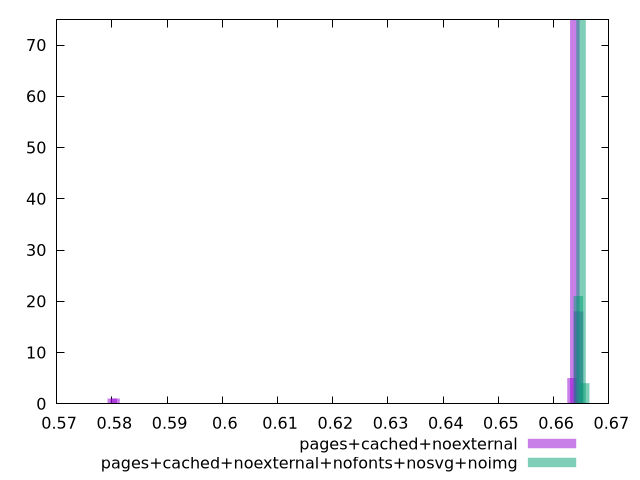

Generate this figure with gnuplot:
$_pagesCachedNoexternal <<EOF
0.6638319711523736 75
0.6645060833343003 18
0.6633263870159285 5
0.5805791166844191 1
0.580073532547974 1
EOF
$_pagesCachedNoexternalNofontsNosvgNoimg <<EOF
0.6644677779358453 21
0.6649640197416227 75
0.6656256754826592 4
EOF
set key outside below
set terminal pngcairo
set output "report_00004_2020-11-02T20-21-41.718Z/uses-rel-preload/uses-rel-preload_pages+cached+noexternal_pages+cached+noexternal+nofonts+nosvg+noimg+hist.png"
set boxwidth 0.0017110428586937032
set style fill transparent solid 0.5 noborder
set yrange [0:75]
plot $_pagesCachedNoexternal title "pages+cached+noexternal" with boxes ,$_pagesCachedNoexternalNofontsNosvgNoimg title "pages+cached+noexternal+nofonts+nosvg+noimg" with boxes ,
